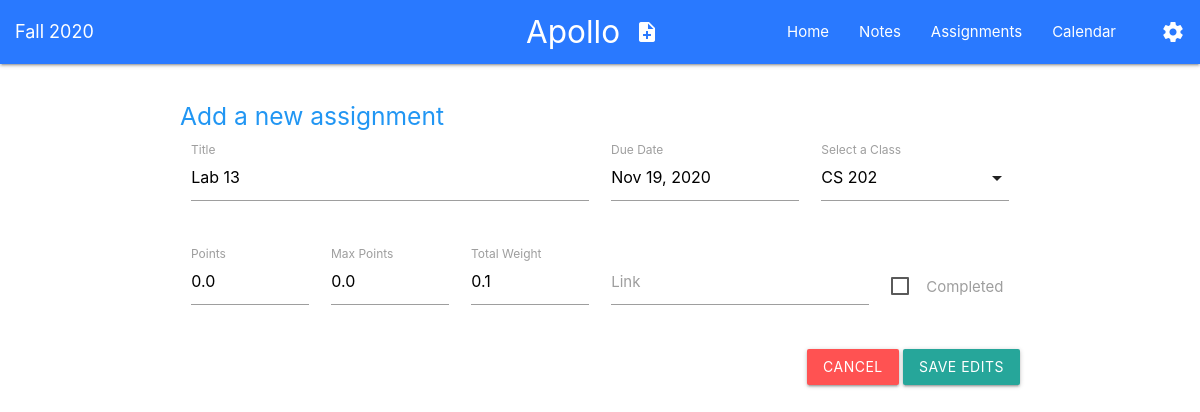
Before: /assignments/edit/742830894 with the older database file.
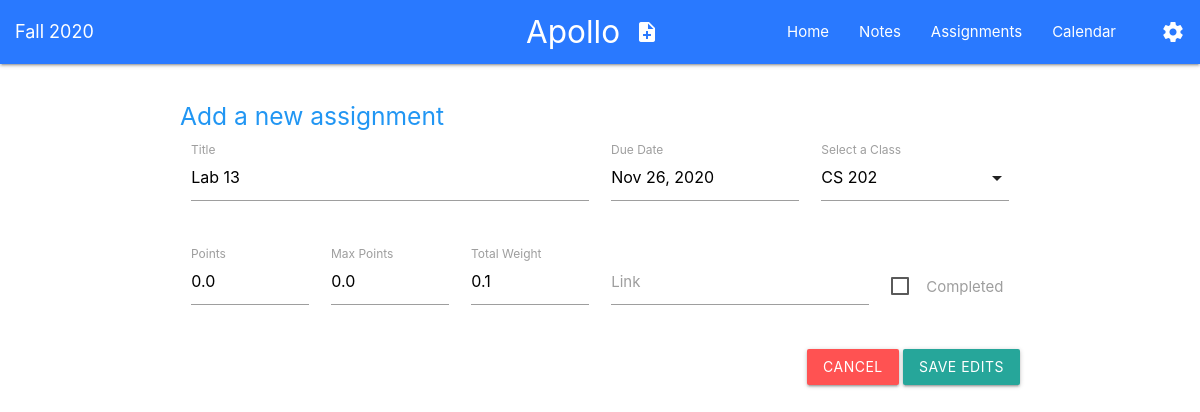
After: the same page with the newer database file.
### tables this page shows
CREATE TABLE ASSIGNMENT(
ASSIGNMENT_ID INT NOT NULL PRIMARY KEY,
ASSIGNMENT_TITLE TEXT NOT NULL,
ASSIGNMENT_DUE_DATE SMALLDATETIME NOT NULL,
ASSIGNMENT_COMPLETED BOOL NOT NULL,
ASSIGNMENT_POINTS REAL,
ASSIGNMENT_MAX_POINTS INT,
ASSIGNMENT_WEIGHT REAL,
ASSIGNMENT_LINK TEXT,
CLASS_ID INT NOT NULL);

### app.py (the view, shortened to what this page needs)
@app.route('/assignments/edit/<assignment_id>', methods=['GET', 'POST'])
def edit_assignment(assignment_id=None):
    active_semester = db.active_semester
    classes = db.classes
    assignment = None
    for a in db.assignments:
        if a.get_uuid() == int(assignment_id):
            assignment = a
            break
    if assignment == None:
        redirect(url_for('assignments'))
    temp = db.select_class_with_id(assignment.get_class_id())
    class_ = Class(temp[0], temp[1], temp[2], temp[3], temp[4], temp[5], temp[6], temp[7])
    return render_template('edit_assignment.html',
        assignment          = assignment,
        active_semester     = active_semester,
        classes             = classes,
        str                 = str,
        class_              = class_
    )

### app.py (called while the page is built)
def date_sort(e):
    return months[e.get_due_date()[0:3]] * 100 + int(e.get_due_date().split()[1][0:-1])

@app.before_request
def before_request():
    db.open_connection()
    db.open_cursor()
    if db.sort_func == 'date':
        db.assignments.sort(key=date_sort)

@app.after_request
def after_request(response):
    response.headers['Cache-Control'] = 'no-cache, no-store'
    response.headers['X-UA-Compatible'] = 'IE=Edge,chrome=1'
    response.headers['pragma'] = 'no-cache'
    if db.is_open:
        db.save_changes()
        db.close_connection()
    return response

### assignment.py (called while the page is built)
    def get_uuid(self):
        return int(self.uid)

    def get_title(self):
        return self.title

    def get_due_date(self):
        return self.due_date

    def get_completed(self):
        return self.completed

    def get_link(self):
        if self.link is None:
            return ""
        return self.link

    def get_points(self):
        return float(self.points)

    def get_max_points(self):
        return float(self.max_points)

    def get_weight(self):
        if self.weight is None:
            return 0.0
        return self.weight

    def get_class_id(self):
        return int(self.class_id)

### templates/edit_assignment.html (shortened to what this page needs)
<!DOCTYPE html>
<head>
  <link
    rel="stylesheet"
    href="https://cdnjs.cloudflare.com/ajax/libs/materialize/1.0.0/css/materialize.min.css">
</head>
<body>
  <nav class="blue accent-3">
    <div class="nav-wrapper">
      <div style="padding-left:1rem;">
        <a href="{{ url_for('settings') }}" class="breadcrumb left">
          {{ active_semester.get_title() }}
        </a>
      </div>
      <div>
        <a href="{{ url_for('index') }}" class="brand-logo center">Apollo
          <i class="right large material-icons">note_add</i>
        </a>
      </div>
      <ul id="nav-mobile" class="right hide-on-med-and-down">
        <li>
          <a href="{{ url_for('index') }}">Home</a>
        </li>
        <li>
          <a href="{{ url_for('notes') }}">Notes</a>
        </li>
        <li>
          <a href="{{ url_for('assignments') }}">Assignments</a>
        </li>
        <li>
          <a href="{{ url_for('calendar') }}">Calendar</a>
        </li>
        <li>
          <a href="{{ url_for('settings') }}">
            <i class="right small material-icons">settings</i>
          </a>
        </li>
      </ul>
    </div>
  </nav>
  <br>
  <div class="container new-assignment">
    <h5 class="blue-text">Add a new assignment</h5>
    <form method="POST">
      <div class="row">
        <div class="input-field col s12 m6 l6">
          <input
            id="title"
            type="text"
            class="validate"
            name="title"
            value="{{ assignment.get_title() }}"
            required=""
            aria-required="true">
          <label for="title">Title</label>
        </div>
        <div class="input-field col s12 m3 l3">
          <input
            id="due_date"
            type="text"
            class="datepicker"
            name="due_date"
            value="{{ assignment.get_due_date() }}"
            required=""
            aria-required="true">
          <label for="due_date">Due Date</label>
        </div>
        <div class="input-field col s12 m3 l3">
          <label>Select a Class</label>
        </div>
      </div>
      <div class="row">
        <div class="input-field col s12 m2 l2">
          <input
            id="points"
            type="text"
            class="validate"
            name="points"
            value="{{ assignment.get_points() }}">
          <label for="points">Points</label>
        </div>
        <div class="input-field col s12 m2 l2">
          <input
            id="max_points"
            type="text"
            class="validate"
            name="max_points"
            value="{{ assignment.get_max_points() }}">
          <label for="max_points">Max Points</label>
        </div>
        <div class="input-field col s12 m2 l2">
          <input
            id="weight"
            type="text"
            class="validate"
            name="weight"
            value="{{ assignment.get_weight() }}">
          <label for="weight">Total Weight</label>
        </div>
        <div class="input-field col s12 m4 l4">
          <input
            id="link"
            type="text"
            class="validate"
            name="link"
            value="{{ assignment.get_link() }}">
          <label for="link">Link</label>
        </div>
        <div class="input-field col s12 m2 l2">
          <p>
            <label id="label_id">
              <span id="span_id">Completed</span>
            </label>
          </p>
        </div>
      </div>
      <div class="row">
        <div class="right">
          <button
            class="btn waves-effect waves-light red accent-2"
            type="submit"
            name="cancel"
            value="cancel"
          ><span class="white-text">Cancel</span>
          </button>
          <button
            class="btn waves-effect waves-light"
            type="submit"
            name="save"
            value="save"
          ><span class="white-text">Save Edits</span>
          </button>
        </div>
      </div>
    </form>
  </div>
</body>

Changed rows visible on the page:
changed ASSIGNMENT "Lab 13": due_date "Nov 19, 2020" → "Nov 26, 2020"
